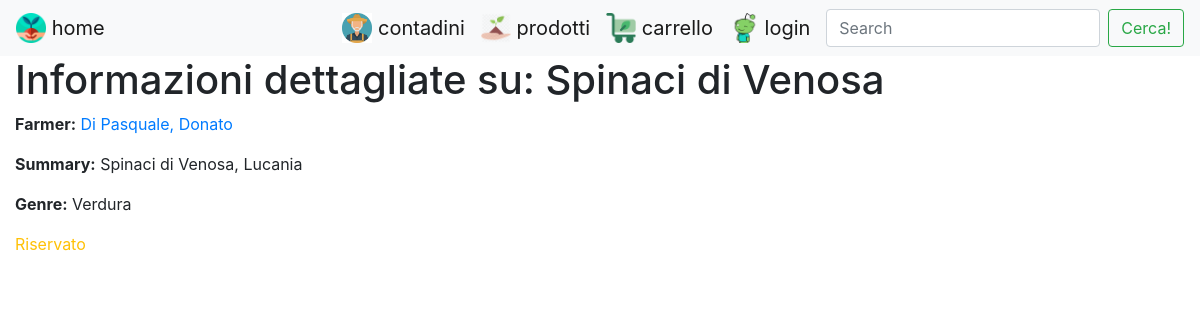
/piantala/product/3, run on the app's committed database.
### piantala/models.py (models this page shows, shortened)
class Product(models.Model):
    name = models.CharField(max_length=50)
    farmer = models.ForeignKey('Farmer', on_delete=models.SET_NULL, null=True)
    summary = models.TextField(max_length=1000, help_text='Enter a brief description of the product')
    genre = models.ManyToManyField(Genre, help_text='Select a genre for this product')
    def display_genre(self):
        return ', '.join(genre.name for genre in self.genre.all()[:3])
    display_genre.short_description = 'Genre'

class Farmer(models.Model):
    first_name = models.CharField(max_length=100)
    last_name = models.CharField(max_length=100)
    date_of_birth = models.DateField(null=True, blank=True)
    farm_loc = models.CharField(max_length=100)
    phone = models.CharField(max_length=15)
    class Meta:
        ordering = ['last_name', 'first_name']
    def __str__(self):
        return f'{self.last_name}, {self.first_name}'

class Genre(models.Model):
    name = models.CharField(max_length=25, help_text='Insert genre!')
    def __str__(self):
        return self.name

class ProductInstance(models.Model):
    id = models.UUIDField(primary_key=True, default=uuid.uuid4, help_text='Unique ID for this particular product across istances')
    product = models.ForeignKey('Product', on_delete=models.SET_NULL, null=True)
    LOAN_STATUS = (
        ('d', 'Disponibile'),
        ('p', 'Prenotabile'),
        ('r', 'Riservato'),
        ('e', 'Esaurito'),
    )
    status = models.CharField(
        max_length=1,
        choices=LOAN_STATUS,
        blank=True,
        default='d',
        help_text='Product availability',
    )

### piantala/views.py (the view)
# urls.py: path('product/<int:pk>', views.ProductDetailView.as_view(), name='product-detail'),
class ProductDetailView(generic.DetailView):
    model = Product

### piantala/templates/piantala/product_detail.html
{% extends "navbar.html" %}
{% block content %}
  <h1>Informazioni dettagliate su: {{ product.name }}</h1>
  <p><strong>Farmer:</strong> <a href="">{{ product.farmer }}</a></p>
  <p><strong>Summary:</strong> {{ product.summary }}</p>
  <p><strong>Genre:</strong> {% for genre in product.genre.all %} {{ genre }}{% if not forloop.last %}, {% endif %}{% endfor %}</p>
  {% for product in product.productinstance_set.all %}
  <p class="{% if product.status == 'd' %}text-success{% elif product.status == 'e' %}text-danger{% elif product.status == 'p' %}text-info{% else %}text-warning{% endif %}">{{ product.get_status_display }}</p>
  {% endfor %}
{% endblock %}

### data on the page
Product: name "Spinaci di Venosa", farmer "Di Pasquale, Donato", summary "Spinaci di Venosa, Lucania"
Genre: name "Verdura"
ProductInstance: status "Riservato"
